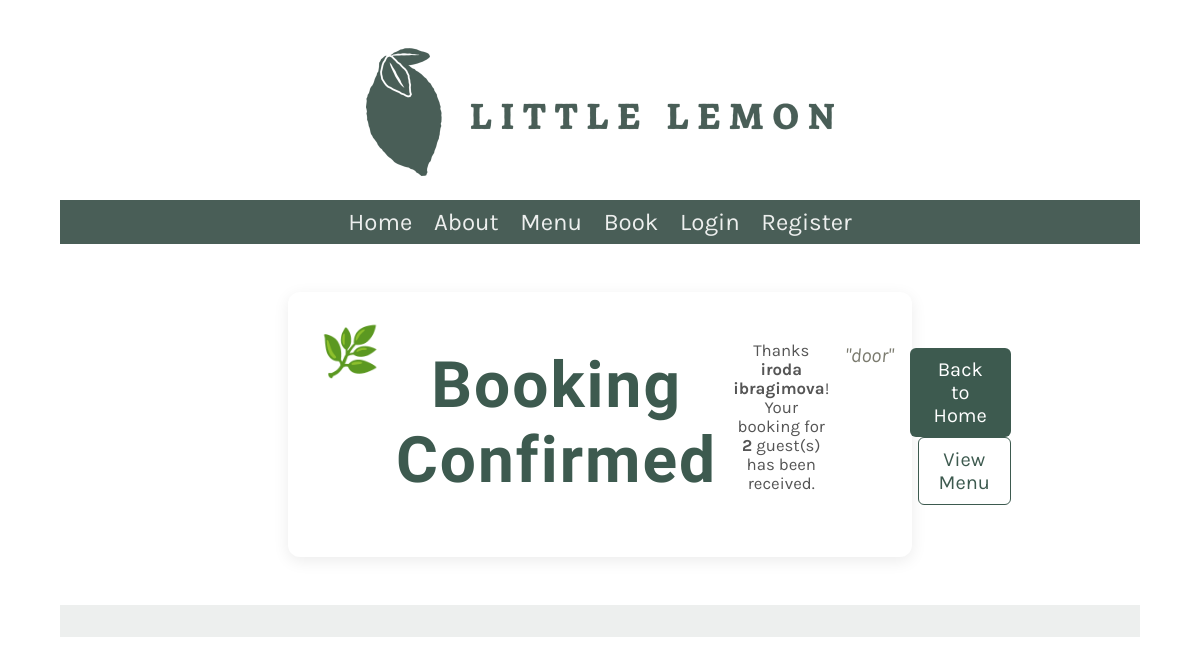
/booking/25/success/, run on the app's committed database.
### restaurant/models.py (models this page shows, shortened)
class Booking(models.Model):
    first_name = models.CharField(max_length=200)
    last_name = models.CharField(max_length=200)
    guest_number = models.IntegerField()
    comment = models.CharField(max_length=1000)

### restaurant/views.py (the view)
# urls.py: path('booking/<int:pk>/success/', views.booking_success, name='booking_success'),
def booking_success(request, pk):
    booking = get_object_or_404(Booking, pk=pk)
    return render(request, 'booking_success.html', {'booking': booking})

### restaurant/templates/booking_success.html
{% extends 'base.html' %}
{% block content %}
<section style="max-width:560px;margin:48px auto;padding:32px;background:#fff;border-radius:12px;box-shadow:0 4px 16px rgba(0,0,0,.08);text-align:center;">
  <div style="font-size:3rem;">🌿</div>
  <h1 style="font-family:'Markazi Text',serif;color:#3d5a4f;">Booking Confirmed</h1>
  <p style="color:#555;font-size:1.05rem;">
    Thanks <strong>{{ booking.first_name }} {{ booking.last_name }}</strong>!
    Your booking for <strong>{{ booking.guest_number }}</strong> guest(s) has been received.
  </p>
  {% if booking.comment %}
    <p style="color:#7a7a6e;font-style:italic;">"{{ booking.comment }}"</p>
  {% endif %}
  <p style="margin-top:24px;">
    <a href="{% url 'home' %}" style="display:inline-block;padding:10px 20px;background:#3d5a4f;color:#fff;text-decoration:none;border-radius:6px;">Back to Home</a>
    <a href="{% url 'menu' %}" style="display:inline-block;padding:10px 20px;background:#fff;color:#3d5a4f;border:1.5px solid #3d5a4f;text-decoration:none;border-radius:6px;margin-left:8px;">View Menu</a>
  </p>
</section>
{% endblock %}

### restaurant/static/css/style.css (style rules this page uses)
body { font-family: 'Karla', sans-serif; margin-top: 3rem; margin-bottom: 3rem; margin-left: 5%; margin-right: 5%; }
h1, h2, h3, h4, h5, h6 { font-family: 'Markazi Text', serif; letter-spacing: 2px;; }
h1 { font-size: 4rem; margin-top: 1.5rem; margin-bottom: 0; }
p, ul { font-size: 1.25rem;; }
a { color: #EE9972; text-decoration: none; }
section { display: flex; gap: 2rem 1rem; margin-top: 1rem; margin-bottom: 1rem; flex-direction: row; }

### data on the page
Booking: first_name "iroda", last_name "ibragimova", guest_number "2", comment "door"
